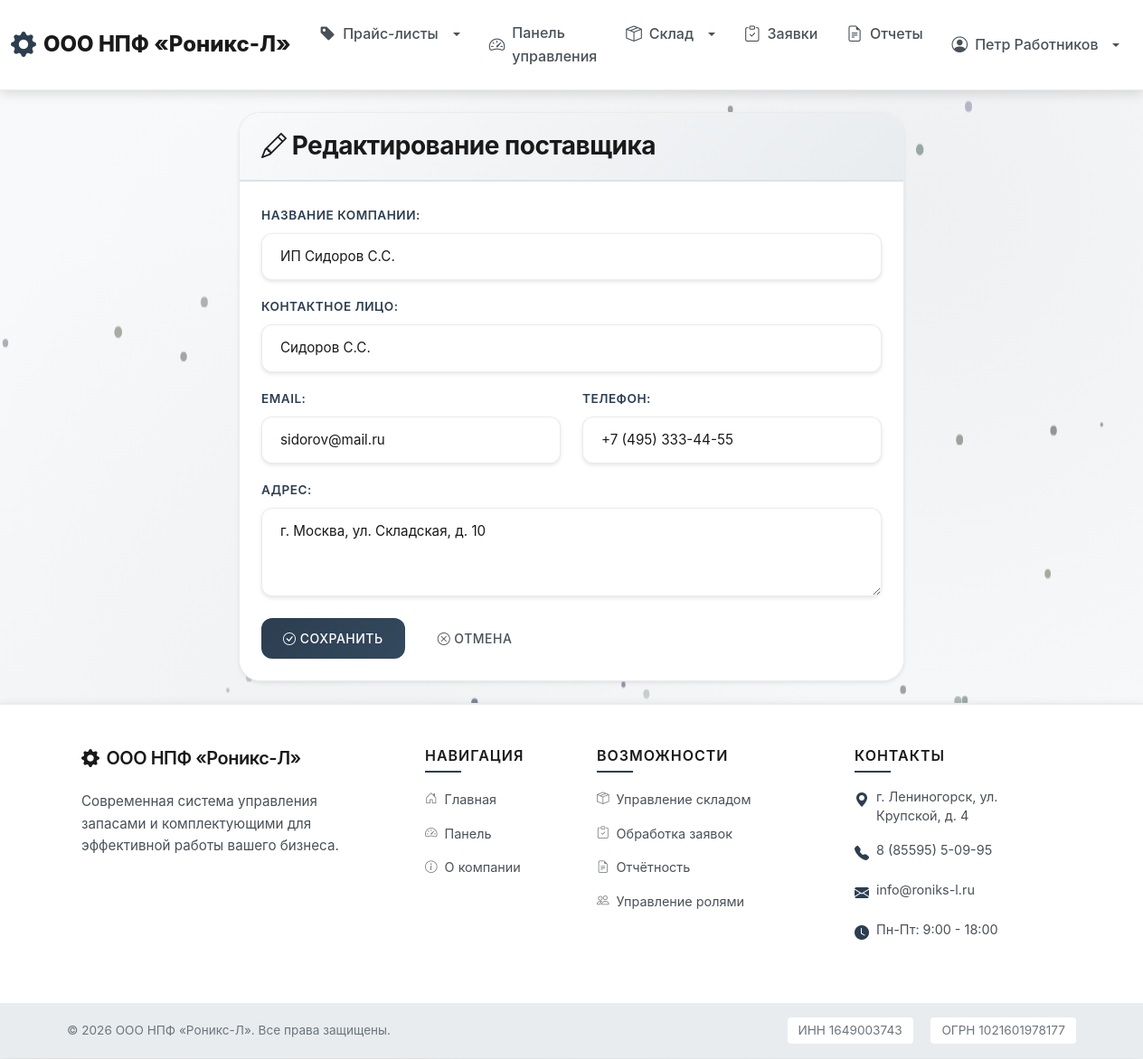
Screenshot of /inventory/suppliers/3/edit/ (signed in) with the database file from the repository.
### users/models.py (models this page shows, shortened)
class User(AbstractUser):
    ROLE_CHOICES = [
        ('client', 'Клиент'),
        ('worker', 'Работник сервисного центра'),
    ]
    role = models.CharField(
        'Роль',
        max_length=20,
        choices=ROLE_CHOICES,
        default='client'
    )
    phone = models.CharField('Телефон', max_length=20, blank=True)
    address = models.TextField('Адрес', blank=True)
    created_at = models.DateTimeField('Дата регистрации', auto_now_add=True)
    updated_at = models.DateTimeField('Дата обновления', auto_now=True)
    class Meta:
        verbose_name = 'Пользователь'
        verbose_name_plural = 'Пользователи'
        ordering = ['-created_at']
    @property
    def is_worker(self):
        return self.role == 'worker'

### inventory/models.py (models this page shows, shortened)
class Supplier(models.Model):
    name = models.CharField('Название компании', max_length=200)
    contact_person = models.CharField('Контактное лицо', max_length=200)
    email = models.EmailField('Email')
    phone = models.CharField('Телефон', max_length=20)
    address = models.TextField('Адрес')
    created_at = models.DateTimeField('Дата добавления', auto_now_add=True)
    class Meta:
        verbose_name = 'Поставщик'
        verbose_name_plural = 'Поставщики'
        ordering = ['name']

### inventory/views.py (the view)
# urls.py: path('suppliers/<int:pk>/edit/', views.supplier_edit, name='supplier_edit'),
@login_required
def supplier_edit(request, pk):
    if not (request.user.is_worker or request.user.is_superuser):
        messages.error(request, 'У вас нет доступа к этой странице.')
        return redirect('inventory:supplier_list')
    supplier = get_object_or_404(Supplier, pk=pk)
    if request.method == 'POST':
        form = SupplierForm(request.POST, instance=supplier)
        if form.is_valid():
            form.save()
            messages.success(request, 'Поставщик успешно обновлен!')
            return redirect('inventory:supplier_detail', pk=pk)
    else:
        form = SupplierForm(instance=supplier)
    return render(request, 'inventory/supplier_form.html', {'form': form, 'supplier': supplier})

### inventory/forms.py
class SupplierForm(forms.ModelForm):
    class Meta:
        model = Supplier
        fields = ['name', 'contact_person', 'email', 'phone', 'address']
        widgets = {
            'name': forms.TextInput(attrs={'class': 'form-control'}),
            'contact_person': forms.TextInput(attrs={'class': 'form-control'}),
            'email': forms.EmailInput(attrs={'class': 'form-control'}),
            'phone': forms.TextInput(attrs={'class': 'form-control'}),
            'address': forms.Textarea(attrs={'class': 'form-control', 'rows': 3}),
        }

### templates/inventory/supplier_form.html (shortened to what this page needs)
{% extends 'base.html' %}
{% block content %}
<div class="container">
    <div class="row">
        <div class="col-lg-8 mx-auto">
            <div class="card shadow-sm" style="border: 1px solid rgba(0, 0, 0, 0.08);">
                <div class="card-header" style="background: linear-gradient(135deg, #f8f9fa 0%, #e9ecef 100%); border-bottom: 2px solid #dee2e6;">
                    <h3 class="mb-0" style="color: #1a1a1a;">
                        {% if supplier %}
                            <i class="bi bi-pencil"></i> Редактирование поставщика
                        {% else %}
                            <i class="bi bi-plus-circle"></i> Добавление поставщика
                        {% endif %}
                    </h3>
                </div>
                <div class="card-body p-4" style="background: #ffffff;">
                    <form method="post">
                        <div class="mb-3">
                            <label for="{{ form.name.id_for_label }}" class="form-label fw-semibold" style="color: #2c3e50;">Название компании:</label>
                            {{ form.name }}
                        </div>
                        <div class="mb-3">
                            <label for="{{ form.contact_person.id_for_label }}" class="form-label fw-semibold" style="color: #2c3e50;">Контактное лицо:</label>
                            {{ form.contact_person }}
                        </div>
                        <div class="row">
                            <div class="col-md-6 mb-3">
                                <label for="{{ form.email.id_for_label }}" class="form-label fw-semibold" style="color: #2c3e50;">Email:</label>
                                {{ form.email }}
                            </div>
                            <div class="col-md-6 mb-3">
                                <label for="{{ form.phone.id_for_label }}" class="form-label fw-semibold" style="color: #2c3e50;">Телефон:</label>
                                {{ form.phone }}
                            </div>
                        </div>
                        <div class="mb-3">
                            <label for="{{ form.address.id_for_label }}" class="form-label fw-semibold" style="color: #2c3e50;">Адрес:</label>
                            {{ form.address }}
                        </div>
                        <div class="d-flex gap-2 mt-4">
                            <button type="submit" class="btn" style="background: linear-gradient(135deg, #2c3e50 0%, #34495e 100%); color: white; border: none; padding: 0.625rem 1.5rem; font-weight: 500;">
                                <i class="bi bi-check-circle"></i> Сохранить
                            </button>
                            <a href="{% url 'inventory:supplier_list' %}" class="btn btn-outline-secondary" style="border-color: #6c757d; color: #495057; font-weight: 500;">
                                <i class="bi bi-x-circle"></i> Отмена
                            </a>
                        </div>
                    </form>
                </div>
            </div>
        </div>
    </div>
</div>
{% endblock %}

### templates/base.html (shortened to what this page needs)
<!DOCTYPE html>
<html lang="ru">
<head>
    <link href="https://cdn.jsdelivr.net/npm/bootstrap@5.3.0/dist/css/bootstrap.min.css" rel="stylesheet">
    <link rel="stylesheet" href="https://cdn.jsdelivr.net/npm/bootstrap-icons@1.11.0/font/bootstrap-icons.css">
    {% load static %}
    <link rel="stylesheet" href="{% static 'css/style.css' %}">
</head>
<body class="d-flex flex-column min-vh-100">
    <nav class="navbar navbar-expand-lg navbar-light sticky-top">
        <div class="container-fluid">
            <a class="navbar-brand company-logo" href="{% url 'core:home' %}">
                <i class="bi bi-gear-fill"></i> ООО НПФ «Роникс-Л»
            </a>
            <div class="collapse navbar-collapse" id="navbarNav">
                <ul class="navbar-nav me-auto">
                    <li class="nav-item dropdown">
                        <a class="nav-link dropdown-toggle" href="#" role="button" data-bs-toggle="dropdown">
                            <i class="bi bi-tag-fill"></i> Прайс-листы
                        </a>
                    </li>
                    {% if user.is_authenticated %}
                        <li class="nav-item">
                            <a class="nav-link" href="{% url 'core:dashboard' %}">
                                <i class="bi bi-speedometer2"></i> Панель управления
                            </a>
                        </li>
                        {% if user.is_worker or user.is_superuser %}
                            <li class="nav-item dropdown">
                                <a class="nav-link dropdown-toggle" href="#" role="button" data-bs-toggle="dropdown">
                                    <i class="bi bi-box-seam"></i> Склад
                                </a>
                            </li>
                        {% endif %}
                        <li class="nav-item">
                            <a class="nav-link" href="{% url 'orders:order_list' %}">
                                <i class="bi bi-clipboard-check"></i> Заявки
                            </a>
                        </li>
                        {% if user.is_worker or user.is_superuser %}
                            <li class="nav-item">
                                <a class="nav-link" href="{% url 'reports:home' %}">
                                    <i class="bi bi-file-earmark-text"></i> Отчеты
                                </a>
                            </li>
                        {% endif %}
                    {% endif %}
                </ul>
                <ul class="navbar-nav ms-auto">
                    {% if user.is_authenticated %}
                        <li class="nav-item dropdown">
                            <a class="nav-link dropdown-toggle" href="#" role="button" data-bs-toggle="dropdown">
                                <i class="bi bi-person-circle"></i> {{ user.get_full_name|default:user.username }}
                            </a>
                        </li>
                    {% endif %}
                </ul>
            </div>
        </div>
    </nav>
    <main class="container-fluid py-4 flex-grow-1">
        {% block content %}{% endblock %}
    </main>
    <footer class="footer-modern mt-auto">
        <div class="footer-top py-5">
            <div class="container">
                <div class="row g-4">
                    <div class="col-lg-4 col-md-6">
                        <div class="footer-section">
                            <h5 class="footer-title mb-4">
                                <i class="bi bi-gear-fill me-2"></i>ООО НПФ «Роникс-Л»
                            </h5>
                            <p class="footer-text mb-3">
                                Современная система управления запасами и комплектующими для эффективной работы вашего бизнеса.
                            </p>
                        </div>
                    </div>
                    <div class="col-lg-2 col-md-6">
                        <div class="footer-section">
                            <h6 class="footer-subtitle mb-3">Навигация</h6>
                            <ul class="footer-links">
                                <li><a href="{% url 'core:home' %}"><i class="bi bi-house-door me-2"></i>Главная</a></li>
                                {% if user.is_authenticated %}
                                <li><a href="{% url 'core:dashboard' %}"><i class="bi bi-speedometer2 me-2"></i>Панель</a></li>
                                {% endif %}
                                <li><a href="{% url 'core:about' %}"><i class="bi bi-info-circle me-2"></i>О компании</a></li>
                            </ul>
                        </div>
                    </div>
                    <div class="col-lg-3 col-md-6">
                        <div class="footer-section">
                            <h6 class="footer-subtitle mb-3">Возможности</h6>
                            <ul class="footer-links">
                                <li><a href="#"><i class="bi bi-box-seam me-2"></i>Управление складом</a></li>
                                <li><a href="#"><i class="bi bi-clipboard-check me-2"></i>Обработка заявок</a></li>
                                <li><a href="#"><i class="bi bi-file-earmark-text me-2"></i>Отчётность</a></li>
                                <li><a href="#"><i class="bi bi-people me-2"></i>Управление ролями</a></li>
                            </ul>
                        </div>
                    </div>
                    <div class="col-lg-3 col-md-6">
                        <div class="footer-section">
                            <h6 class="footer-subtitle mb-3">Контакты</h6>
                            <ul class="footer-contacts">
                                <li>
                                    <i class="bi bi-geo-alt-fill me-2"></i>
                                    <span>г. Лениногорск, ул. Крупской, д. 4</span>
                                </li>
                                <li>
                                    <i class="bi bi-telephone-fill me-2"></i>
                                    <span>8 (85595) 5-09-95</span>
                                </li>
                                <li>
                                    <i class="bi bi-envelope-fill me-2"></i>
                                    <span>info@roniks-l.ru</span>
                                </li>
                                <li>
                                    <i class="bi bi-clock-fill me-2"></i>
                                    <span>Пн-Пт: 9:00 - 18:00</span>
                                </li>
                            </ul>
                        </div>
                    </div>
                </div>
            </div>
        </div>
        <div class="footer-bottom py-3">
            <div class="container">
                <div class="row align-items-center">
                    <div class="col-md-6 text-center text-md-start mb-2 mb-md-0">
                        <p class="footer-copyright mb-0">
                            &copy; 2026 ООО НПФ «Роникс-Л». Все права защищены.
                        </p>
                    </div>
                    <div class="col-md-6 text-center text-md-end">
                        <p class="footer-legal mb-0">
                            <span class="me-3">ИНН 1649003743</span>
                            <span>ОГРН 1021601978177</span>
                        </p>
                    </div>
                </div>
            </div>
        </div>
    </footer>
</body>
</html>

### rows the page displays
User: get_full_name "Петр Работников"
Supplier: name "ИП Сидоров С.С.", contact_person "Сидоров С.С.", email "sidorov@mail.ru", phone "+7 (495) 333-44-55", address "г. Москва, ул. Складская, д. 10"
